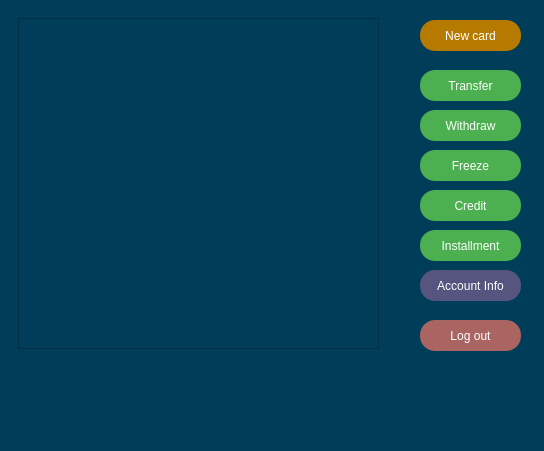
<?xml version="1.0" encoding="UTF-8"?>
<ui version="4.0">
 <class>ClientWindow</class>
 <widget class="QMainWindow" name="ClientWindow">
  <property name="geometry">
   <rect>
    <x>0</x>
    <y>0</y>
    <width>544</width>
    <height>451</height>
   </rect>
  </property>
  <property name="windowTitle">
   <string>MainWindow</string>
  </property>
  <property name="styleSheet">
   <string notr="true">background-color: rgb(0, 61, 89);</string>
  </property>
  <widget class="QWidget" name="centralwidget">
   <widget class="QPushButton" name="credit_but">
    <property name="geometry">
     <rect>
      <x>420</x>
      <y>190</y>
      <width>101</width>
      <height>31</height>
     </rect>
    </property>
    <property name="font">
     <font>
      <pointsize>-1</pointsize>
      <underline>false</underline>
      <strikeout>false</strikeout>
     </font>
    </property>
    <property name="cursor">
     <cursorShape>PointingHandCursor</cursorShape>
    </property>
    <property name="styleSheet">
     <string notr="true">QPushButton {
  font-size: 12px;
  text-align: center;
  text-decoration: none;
  outline: none;
  color: #fff;
  background-color: #4CAF50;
  border: none;
  border-radius: 15px;
}
QPushButton:hover{
 background-color: rgb(85, 195, 89);
}</string>
    </property>
    <property name="text">
     <string>Credit</string>
    </property>
   </widget>
   <widget class="QPushButton" name="withdraw_but">
    <property name="geometry">
     <rect>
      <x>420</x>
      <y>110</y>
      <width>101</width>
      <height>31</height>
     </rect>
    </property>
    <property name="font">
     <font>
      <pointsize>-1</pointsize>
      <underline>false</underline>
      <strikeout>false</strikeout>
     </font>
    </property>
    <property name="cursor">
     <cursorShape>PointingHandCursor</cursorShape>
    </property>
    <property name="styleSheet">
     <string notr="true">QPushButton {
  font-size: 12px;
  text-align: center;
  text-decoration: none;
  outline: none;
  color: #fff;
  background-color: #4CAF50;
  border: none;
  border-radius: 15px;
}
QPushButton:hover{
 background-color: rgb(85, 195, 89);
}</string>
    </property>
    <property name="text">
     <string>Withdraw</string>
    </property>
   </widget>
   <widget class="QPushButton" name="freeze_but">
    <property name="geometry">
     <rect>
      <x>420</x>
      <y>150</y>
      <width>101</width>
      <height>31</height>
     </rect>
    </property>
    <property name="font">
     <font>
      <pointsize>-1</pointsize>
      <underline>false</underline>
      <strikeout>false</strikeout>
     </font>
    </property>
    <property name="cursor">
     <cursorShape>PointingHandCursor</cursorShape>
    </property>
    <property name="styleSheet">
     <string notr="true">QPushButton {
  font-size: 12px;
  text-align: center;
  text-decoration: none;
  outline: none;
  color: #fff;
  background-color: #4CAF50;
  border: none;
  border-radius: 15px;
}
QPushButton:hover{
 background-color: rgb(85, 195, 89);
}</string>
    </property>
    <property name="text">
     <string>Freeze</string>
    </property>
   </widget>
   <widget class="QPushButton" name="new_card_but">
    <property name="geometry">
     <rect>
      <x>420</x>
      <y>20</y>
      <width>101</width>
      <height>31</height>
     </rect>
    </property>
    <property name="font">
     <font>
      <pointsize>-1</pointsize>
      <underline>false</underline>
      <strikeout>false</strikeout>
     </font>
    </property>
    <property name="cursor">
     <cursorShape>PointingHandCursor</cursorShape>
    </property>
    <property name="styleSheet">
     <string notr="true">QPushButton {
  font-size: 12px;
  text-align: center;
  text-decoration: none;
  outline: none;
  color: #fff;
  background-color: rgb(183, 122, 0);
  border: none;
  border-radius: 15px;
}
QPushButton:hover{
 background-color: rgb(85, 195, 89);
}</string>
    </property>
    <property name="text">
     <string>New card</string>
    </property>
   </widget>
   <widget class="QPushButton" name="info_but">
    <property name="geometry">
     <rect>
      <x>420</x>
      <y>270</y>
      <width>101</width>
      <height>31</height>
     </rect>
    </property>
    <property name="font">
     <font>
      <pointsize>-1</pointsize>
      <underline>false</underline>
      <strikeout>false</strikeout>
     </font>
    </property>
    <property name="cursor">
     <cursorShape>PointingHandCursor</cursorShape>
    </property>
    <property name="styleSheet">
     <string notr="true">QPushButton {
  font-size: 12px;
  text-align: center;
  text-decoration: none;
  outline: none;
  color: #fff;
  background-color: rgb(85, 85, 127);
  border: none;
  border-radius: 15px;
}
QPushButton:hover{
 background-color: rgb(85, 195, 89);
}</string>
    </property>
    <property name="text">
     <string>Account Info</string>
    </property>
   </widget>
   <widget class="QPushButton" name="log_out_but">
    <property name="geometry">
     <rect>
      <x>420</x>
      <y>320</y>
      <width>101</width>
      <height>31</height>
     </rect>
    </property>
    <property name="font">
     <font>
      <pointsize>-1</pointsize>
      <underline>false</underline>
      <strikeout>false</strikeout>
     </font>
    </property>
    <property name="cursor">
     <cursorShape>PointingHandCursor</cursorShape>
    </property>
    <property name="styleSheet">
     <string notr="true">QPushButton {
  font-size: 12px;
  text-align: center;
  text-decoration: none;
  outline: none;
  color: #fff;
  background-color: rgb(170, 101, 99);
  border: none;
  border-radius: 15px;
}
QPushButton:hover{
 background-color: rgb(85, 195, 89);
}</string>
    </property>
    <property name="text">
     <string>Log out</string>
    </property>
   </widget>
   <widget class="QPushButton" name="transfer_but">
    <property name="geometry">
     <rect>
      <x>420</x>
      <y>70</y>
      <width>101</width>
      <height>31</height>
     </rect>
    </property>
    <property name="font">
     <font>
      <pointsize>-1</pointsize>
      <underline>false</underline>
      <strikeout>false</strikeout>
     </font>
    </property>
    <property name="cursor">
     <cursorShape>PointingHandCursor</cursorShape>
    </property>
    <property name="styleSheet">
     <string notr="true">QPushButton {
  font-size: 12px;
  text-align: center;
  text-decoration: none;
  outline: none;
  color: #fff;
  background-color: #4CAF50;
  border: none;
  border-radius: 15px;
}
QPushButton:hover{
 background-color: rgb(85, 195, 89);
}</string>
    </property>
    <property name="text">
     <string>Transfer</string>
    </property>
   </widget>
   <widget class="QWidget" name="layoutWidget">
    <property name="geometry">
     <rect>
      <x>9</x>
      <y>9</y>
      <width>391</width>
      <height>391</height>
     </rect>
    </property>
    <layout class="QVBoxLayout" name="verticalLayout">
     <item>
      <widget class="QStackedWidget" name="stacked_widget">
       <property name="currentIndex">
        <number>0</number>
       </property>
       <widget class="QWidget" name="page">
        <widget class="QTableWidget" name="table_widget">
         <property name="geometry">
          <rect>
           <x>9</x>
           <y>9</y>
           <width>361</width>
           <height>331</height>
          </rect>
         </property>
         <property name="palette">
          <palette>
           <active>
            <colorrole role="WindowText">
             <brush brushstyle="SolidPattern">
              <color alpha="255">
               <red>255</red>
               <green>255</green>
               <blue>255</blue>
              </color>
             </brush>
            </colorrole>
            <colorrole role="Button">
             <brush brushstyle="SolidPattern">
              <color alpha="255">
               <red>0</red>
               <green>61</green>
               <blue>89</blue>
              </color>
             </brush>
            </colorrole>
            <colorrole role="Light">
             <brush brushstyle="SolidPattern">
              <color alpha="255">
               <red>255</red>
               <green>255</green>
               <blue>255</blue>
              </color>
             </brush>
            </colorrole>
            <colorrole role="Midlight">
             <brush brushstyle="SolidPattern">
              <color alpha="255">
               <red>227</red>
               <green>227</green>
               <blue>227</blue>
              </color>
             </brush>
            </colorrole>
            <colorrole role="Dark">
             <brush brushstyle="SolidPattern">
              <color alpha="255">
               <red>31</red>
               <green>31</green>
               <blue>31</blue>
              </color>
             </brush>
            </colorrole>
            <colorrole role="Mid">
             <brush brushstyle="SolidPattern">
              <color alpha="255">
               <red>175</red>
               <green>175</green>
               <blue>175</blue>
              </color>
             </brush>
            </colorrole>
            <colorrole role="Text">
             <brush brushstyle="SolidPattern">
              <color alpha="255">
               <red>255</red>
               <green>255</green>
               <blue>255</blue>
              </color>
             </brush>
            </colorrole>
            <colorrole role="BrightText">
             <brush brushstyle="SolidPattern">
              <color alpha="255">
               <red>255</red>
               <green>51</green>
               <blue>51</blue>
              </color>
             </brush>
            </colorrole>
            <colorrole role="ButtonText">
             <brush brushstyle="SolidPattern">
              <color alpha="255">
               <red>255</red>
               <green>255</green>
               <blue>255</blue>
              </color>
             </brush>
            </colorrole>
            <colorrole role="Base">
             <brush brushstyle="SolidPattern">
              <color alpha="255">
               <red>0</red>
               <green>61</green>
               <blue>89</blue>
              </color>
             </brush>
            </colorrole>
            <colorrole role="Window">
             <brush brushstyle="SolidPattern">
              <color alpha="255">
               <red>0</red>
               <green>61</green>
               <blue>89</blue>
              </color>
             </brush>
            </colorrole>
            <colorrole role="Shadow">
             <brush brushstyle="SolidPattern">
              <color alpha="255">
               <red>105</red>
               <green>105</green>
               <blue>105</blue>
              </color>
             </brush>
            </colorrole>
            <colorrole role="Highlight">
             <brush brushstyle="SolidPattern">
              <color alpha="170">
               <red>0</red>
               <green>0</green>
               <blue>0</blue>
              </color>
             </brush>
            </colorrole>
            <colorrole role="HighlightedText">
             <brush brushstyle="SolidPattern">
              <color alpha="255">
               <red>255</red>
               <green>255</green>
               <blue>255</blue>
              </color>
             </brush>
            </colorrole>
            <colorrole role="Link">
             <brush brushstyle="SolidPattern">
              <color alpha="255">
               <red>0</red>
               <green>122</green>
               <blue>244</blue>
              </color>
             </brush>
            </colorrole>
            <colorrole role="LinkVisited">
             <brush brushstyle="SolidPattern">
              <color alpha="255">
               <red>165</red>
               <green>122</green>
               <blue>255</blue>
              </color>
             </brush>
            </colorrole>
            <colorrole role="AlternateBase">
             <brush brushstyle="SolidPattern">
              <color alpha="255">
               <red>53</red>
               <green>54</green>
               <blue>55</blue>
              </color>
             </brush>
            </colorrole>
            <colorrole role="NoRole">
             <brush brushstyle="SolidPattern">
              <color alpha="255">
               <red>0</red>
               <green>0</green>
               <blue>0</blue>
              </color>
             </brush>
            </colorrole>
            <colorrole role="ToolTipBase">
             <brush brushstyle="SolidPattern">
              <color alpha="255">
               <red>17</red>
               <green>17</green>
               <blue>17</blue>
              </color>
             </brush>
            </colorrole>
            <colorrole role="ToolTipText">
             <brush brushstyle="SolidPattern">
              <color alpha="255">
               <red>218</red>
               <green>218</green>
               <blue>218</blue>
              </color>
             </brush>
            </colorrole>
            <colorrole role="PlaceholderText">
             <brush brushstyle="SolidPattern">
              <color alpha="255">
               <red>255</red>
               <green>255</green>
               <blue>255</blue>
              </color>
             </brush>
            </colorrole>
           </active>
           <inactive>
            <colorrole role="WindowText">
             <brush brushstyle="SolidPattern">
              <color alpha="255">
               <red>255</red>
               <green>255</green>
               <blue>255</blue>
              </color>
             </brush>
            </colorrole>
            <colorrole role="Button">
             <brush brushstyle="SolidPattern">
              <color alpha="255">
               <red>0</red>
               <green>61</green>
               <blue>89</blue>
              </color>
             </brush>
            </colorrole>
            <colorrole role="Light">
             <brush brushstyle="SolidPattern">
              <color alpha="255">
               <red>255</red>
               <green>255</green>
               <blue>255</blue>
              </color>
             </brush>
            </colorrole>
            <colorrole role="Midlight">
             <brush brushstyle="SolidPattern">
              <color alpha="255">
               <red>227</red>
               <green>227</green>
               <blue>227</blue>
              </color>
             </brush>
            </colorrole>
            <colorrole role="Dark">
             <brush brushstyle="SolidPattern">
              <color alpha="255">
               <red>31</red>
               <green>31</green>
               <blue>31</blue>
              </color>
             </brush>
            </colorrole>
            <colorrole role="Mid">
             <brush brushstyle="SolidPattern">
              <color alpha="255">
               <red>175</red>
               <green>175</green>
               <blue>175</blue>
              </color>
             </brush>
            </colorrole>
            <colorrole role="Text">
             <brush brushstyle="SolidPattern">
              <color alpha="255">
               <red>255</red>
               <green>255</green>
               <blue>255</blue>
              </color>
             </brush>
            </colorrole>
            <colorrole role="BrightText">
             <brush brushstyle="SolidPattern">
              <color alpha="255">
               <red>255</red>
               <green>51</green>
               <blue>51</blue>
              </color>
             </brush>
            </colorrole>
            <colorrole role="ButtonText">
             <brush brushstyle="SolidPattern">
              <color alpha="255">
               <red>255</red>
               <green>255</green>
               <blue>255</blue>
              </color>
             </brush>
            </colorrole>
            <colorrole role="Base">
             <brush brushstyle="SolidPattern">
              <color alpha="255">
               <red>0</red>
               <green>61</green>
               <blue>89</blue>
              </color>
             </brush>
            </colorrole>
            <colorrole role="Window">
             <brush brushstyle="SolidPattern">
              <color alpha="255">
               <red>0</red>
               <green>61</green>
               <blue>89</blue>
              </color>
             </brush>
            </colorrole>
            <colorrole role="Shadow">
             <brush brushstyle="SolidPattern">
              <color alpha="255">
               <red>105</red>
               <green>105</green>
               <blue>105</blue>
              </color>
             </brush>
            </colorrole>
            <colorrole role="Highlight">
             <brush brushstyle="SolidPattern">
              <color alpha="170">
               <red>31</red>
               <green>117</green>
               <blue>204</blue>
              </color>
             </brush>
            </colorrole>
            <colorrole role="HighlightedText">
             <brush brushstyle="SolidPattern">
              <color alpha="255">
               <red>255</red>
               <green>255</green>
               <blue>255</blue>
              </color>
             </brush>
            </colorrole>
            <colorrole role="Link">
             <brush brushstyle="SolidPattern">
              <color alpha="255">
               <red>0</red>
               <green>122</green>
               <blue>244</blue>
              </color>
             </brush>
            </colorrole>
            <colorrole role="LinkVisited">
             <brush brushstyle="SolidPattern">
              <color alpha="255">
               <red>165</red>
               <green>122</green>
               <blue>255</blue>
              </color>
             </brush>
            </colorrole>
            <colorrole role="AlternateBase">
             <brush brushstyle="SolidPattern">
              <color alpha="255">
               <red>53</red>
               <green>54</green>
               <blue>55</blue>
              </color>
             </brush>
            </colorrole>
            <colorrole role="NoRole">
             <brush brushstyle="NoBrush">
              <color alpha="255">
               <red>0</red>
               <green>0</green>
               <blue>0</blue>
              </color>
             </brush>
            </colorrole>
            <colorrole role="ToolTipBase">
             <brush brushstyle="SolidPattern">
              <color alpha="255">
               <red>17</red>
               <green>17</green>
               <blue>17</blue>
              </color>
             </brush>
            </colorrole>
            <colorrole role="ToolTipText">
             <brush brushstyle="SolidPattern">
              <color alpha="255">
               <red>218</red>
               <green>218</green>
               <blue>218</blue>
              </color>
             </brush>
            </colorrole>
            <colorrole role="PlaceholderText">
             <brush brushstyle="SolidPattern">
              <color alpha="255">
               <red>255</red>
               <green>255</green>
               <blue>255</blue>
              </color>
             </brush>
            </colorrole>
           </inactive>
           <disabled>
            <colorrole role="WindowText">
             <brush brushstyle="SolidPattern">
              <color alpha="255">
               <red>255</red>
               <green>255</green>
               <blue>255</blue>
              </color>
             </brush>
            </colorrole>
            <colorrole role="Button">
             <brush brushstyle="SolidPattern">
              <color alpha="255">
               <red>0</red>
               <green>61</green>
               <blue>89</blue>
              </color>
             </brush>
            </colorrole>
            <colorrole role="Light">
             <brush brushstyle="SolidPattern">
              <color alpha="255">
               <red>255</red>
               <green>255</green>
               <blue>255</blue>
              </color>
             </brush>
            </colorrole>
            <colorrole role="Midlight">
             <brush brushstyle="SolidPattern">
              <color alpha="255">
               <red>247</red>
               <green>247</green>
               <blue>247</blue>
              </color>
             </brush>
            </colorrole>
            <colorrole role="Dark">
             <brush brushstyle="SolidPattern">
              <color alpha="255">
               <red>31</red>
               <green>31</green>
               <blue>31</blue>
              </color>
             </brush>
            </colorrole>
            <colorrole role="Mid">
             <brush brushstyle="SolidPattern">
              <color alpha="255">
               <red>175</red>
               <green>175</green>
               <blue>175</blue>
              </color>
             </brush>
            </colorrole>
            <colorrole role="Text">
             <brush brushstyle="SolidPattern">
              <color alpha="255">
               <red>255</red>
               <green>255</green>
               <blue>255</blue>
              </color>
             </brush>
            </colorrole>
            <colorrole role="BrightText">
             <brush brushstyle="SolidPattern">
              <color alpha="255">
               <red>255</red>
               <green>51</green>
               <blue>51</blue>
              </color>
             </brush>
            </colorrole>
            <colorrole role="ButtonText">
             <brush brushstyle="SolidPattern">
              <color alpha="255">
               <red>255</red>
               <green>255</green>
               <blue>255</blue>
              </color>
             </brush>
            </colorrole>
            <colorrole role="Base">
             <brush brushstyle="SolidPattern">
              <color alpha="255">
               <red>0</red>
               <green>61</green>
               <blue>89</blue>
              </color>
             </brush>
            </colorrole>
            <colorrole role="Window">
             <brush brushstyle="SolidPattern">
              <color alpha="255">
               <red>0</red>
               <green>61</green>
               <blue>89</blue>
              </color>
             </brush>
            </colorrole>
            <colorrole role="Shadow">
             <brush brushstyle="SolidPattern">
              <color alpha="255">
               <red>0</red>
               <green>0</green>
               <blue>0</blue>
              </color>
             </brush>
            </colorrole>
            <colorrole role="Highlight">
             <brush brushstyle="SolidPattern">
              <color alpha="170">
               <red>31</red>
               <green>117</green>
               <blue>204</blue>
              </color>
             </brush>
            </colorrole>
            <colorrole role="HighlightedText">
             <brush brushstyle="SolidPattern">
              <color alpha="255">
               <red>255</red>
               <green>255</green>
               <blue>255</blue>
              </color>
             </brush>
            </colorrole>
            <colorrole role="Link">
             <brush brushstyle="SolidPattern">
              <color alpha="255">
               <red>0</red>
               <green>122</green>
               <blue>244</blue>
              </color>
             </brush>
            </colorrole>
            <colorrole role="LinkVisited">
             <brush brushstyle="SolidPattern">
              <color alpha="255">
               <red>165</red>
               <green>122</green>
               <blue>255</blue>
              </color>
             </brush>
            </colorrole>
            <colorrole role="AlternateBase">
             <brush brushstyle="SolidPattern">
              <color alpha="255">
               <red>53</red>
               <green>54</green>
               <blue>55</blue>
              </color>
             </brush>
            </colorrole>
            <colorrole role="NoRole">
             <brush brushstyle="NoBrush">
              <color alpha="255">
               <red>0</red>
               <green>0</green>
               <blue>0</blue>
              </color>
             </brush>
            </colorrole>
            <colorrole role="ToolTipBase">
             <brush brushstyle="SolidPattern">
              <color alpha="255">
               <red>17</red>
               <green>17</green>
               <blue>17</blue>
              </color>
             </brush>
            </colorrole>
            <colorrole role="ToolTipText">
             <brush brushstyle="SolidPattern">
              <color alpha="255">
               <red>218</red>
               <green>218</green>
               <blue>218</blue>
              </color>
             </brush>
            </colorrole>
            <colorrole role="PlaceholderText">
             <brush brushstyle="SolidPattern">
              <color alpha="255">
               <red>255</red>
               <green>255</green>
               <blue>255</blue>
              </color>
             </brush>
            </colorrole>
           </disabled>
          </palette>
         </property>
         <property name="font">
          <font>
           <pointsize>14</pointsize>
          </font>
         </property>
         <property name="styleSheet">
          <string notr="true">color: rgb(255, 255, 255);
gridline-color: rgb(255, 255, 255);</string>
         </property>
         <property name="editTriggers">
          <set>QAbstractItemView::NoEditTriggers</set>
         </property>
         <property name="showGrid">
          <bool>true</bool>
         </property>
         <attribute name="horizontalHeaderVisible">
          <bool>false</bool>
         </attribute>
         <attribute name="verticalHeaderVisible">
          <bool>false</bool>
         </attribute>
        </widget>
       </widget>
       <widget class="QWidget" name="page_2"/>
      </widget>
     </item>
     <item>
      <widget class="QLabel" name="current_label">
       <property name="styleSheet">
        <string notr="true">font: 16pt &quot;Segoe UI&quot;;
color: rgb(255, 255, 255);</string>
       </property>
       <property name="text">
        <string/>
       </property>
      </widget>
     </item>
    </layout>
   </widget>
   <widget class="QPushButton" name="installment_but">
    <property name="geometry">
     <rect>
      <x>420</x>
      <y>230</y>
      <width>101</width>
      <height>31</height>
     </rect>
    </property>
    <property name="font">
     <font>
      <pointsize>-1</pointsize>
      <underline>false</underline>
      <strikeout>false</strikeout>
     </font>
    </property>
    <property name="cursor">
     <cursorShape>PointingHandCursor</cursorShape>
    </property>
    <property name="styleSheet">
     <string notr="true">QPushButton {
  font-size: 12px;
  text-align: center;
  text-decoration: none;
  outline: none;
  color: #fff;
  background-color: #4CAF50;
  border: none;
  border-radius: 15px;
}
QPushButton:hover{
 background-color: rgb(85, 195, 89);
}</string>
    </property>
    <property name="text">
     <string>Installment</string>
    </property>
   </widget>
  </widget>
  <widget class="QMenuBar" name="menubar">
   <property name="geometry">
    <rect>
     <x>0</x>
     <y>0</y>
     <width>544</width>
     <height>17</height>
    </rect>
   </property>
  </widget>
  <widget class="QStatusBar" name="statusbar"/>
 </widget>
 <resources/>
 <connections/>
</ui>
